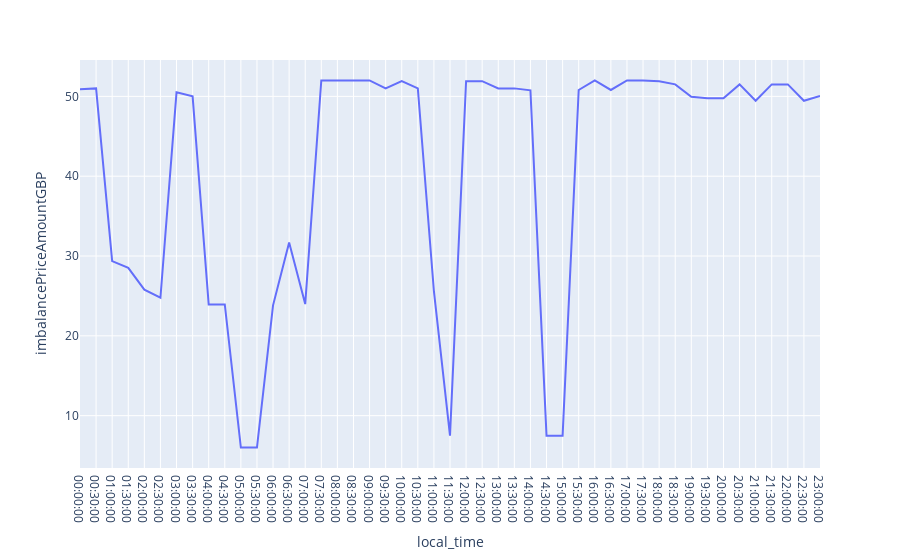

Notebook source saved alongside this figure:
### Code cell
#https://plotly.com/python/time-series/
import plotly.express as px

df = px.data.stocks()

fig = px.line(df_B1770, x='local_time', y='imbalancePriceAmountGBP')
fig2 = px.line(df_B1770, x='local_datetime', y='imbalancePriceAmountGBP')
fig.show()

### Figure 1 — Plotly figure (JSON) as saved in the notebook; plotly's stock layout.template omitted (floating-point values rounded to 4 significant figures)
{"data": [{"hovertemplate": "local_time=%{x}<br>imbalancePriceAmountGBP=%{y}<extra></extra>", "legendgroup": "", "line": {"color": "#636efa", "dash": "solid"}, "marker": {"symbol": "circle"}, "mode": "lines", "name": "", "orientation": "v", "showlegend": false, "type": "scatter", "x": ["00:00:00", "00:00:00", "00:30:00", "00:30:00", "01:00:00", "01:00:00", "01:30:00", "01:30:00", "02:00:00", "02:00:00", "02:30:00", "02:30:00", "03:00:00", "03:00:00", "03:30:00", "03:30:00", "04:00:00", "04:00:00", "04:30:00", "04:30:00", "05:00:00", "05:00:00", "05:30:00", "05:30:00", "06:00:00", "06:00:00", "06:30:00", "06:30:00", "07:00:00", "07:00:00", "07:30:00", "07:30:00", "08:00:00", "08:00:00", "08:30:00", "08:30:00", "09:00:00", "09:00:00", "09:30:00", "09:30:00", "10:00:00", "10:00:00", "10:30:00", "10:30:00", "11:00:00", "11:00:00", "11:30:00", "11:30:00", "12:00:00", "12:00:00", "12:30:00", "12:30:00", "13:00:00", "13:00:00", "13:30:00", "13:30:00", "14:00:00", "14:00:00", "14:30:00", "14:30:00", "15:00:00", "15:00:00", "15:30:00", "15:30:00", "16:00:00", "16:00:00", "16:30:00", "16:30:00", "17:00:00", "17:00:00", "17:30:00", "17:30:00", "18:00:00", "18:00:00", "18:30:00", "18:30:00", "19:00:00", "19:00:00", "19:30:00", "19:30:00", "20:00:00", "20:00:00", "20:30:00", "20:30:00", "21:00:00", "21:00:00", "21:30:00", "21:30:00", "22:00:00", "22:00:00", "22:30:00", "22:30:00", "23:00:00", "23:00:00"], "xaxis": "x", "y": [50.9, 50.9, 51, 51, 29.37, 29.37, 28.52, 28.52, 25.78, 25.78, 24.77, 24.77, 50.5, 50.5, 50, 50, 23.93, 23.93, 23.93, 23.93, 6, 6, 6, 6, 23.82, 23.82, 31.69, 31.69, 23.98, 23.98, 52, 52, 52, 52, 52, 52, 52, 52, 51, 51, 51.9, 51.9, 51, 51, 25.59, 25.59, 7.5, 7.5, 51.9, 51.9, 51.9, 51.9, 51, 51, 51, 51, 50.75, 50.75, 7.5, 7.5, 7.5, 7.5, 50.8, 50.8, 52, 52, 50.8, 50.8, 52, 52, 52, 52, 51.9, 51.9, 51.5, 51.5, 49.95, 49.95, 49.75, 49.75, 49.75, 49.75, 51.5, 51.5, 49.45, 49.45, 51.5, 51.5, 51.5, 51.5, 49.45, 49.45, 50.05, 50.05], "yaxis": "y"}], "layout": {"legend": {"tracegroupgap": 0}, "margin": {"t": 60}, "xaxis": {"anchor": "y", "domain": [0, 1], "title": {"text": "local_time"}}, "yaxis": {"anchor": "x", "domain": [0, 1], "title": {"text": "imbalancePriceAmountGBP"}}}}
